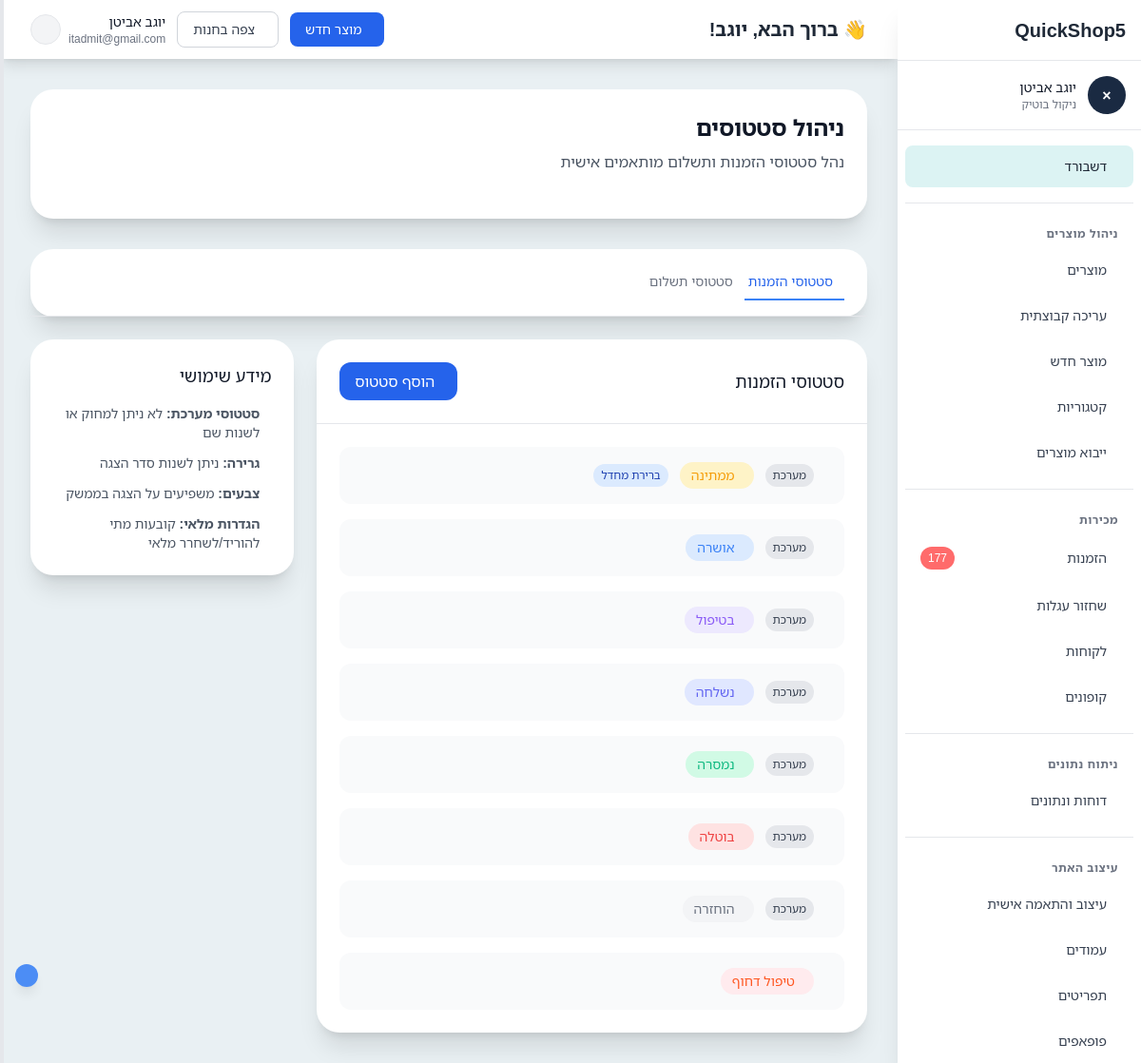
/admin/settings/statuses.php (signed in), run on the app's committed database.
### tables this page shows
CREATE TABLE `users` (
  `id` int(11) NOT NULL,
  `email` varchar(255) NOT NULL,
  `password` varchar(255) NOT NULL,
  `first_name` varchar(100) NOT NULL,
  `last_name` varchar(100) NOT NULL,
  `phone` varchar(20) DEFAULT NULL,
  `status` enum('active','suspended','cancelled') DEFAULT 'active',
  `subscription_status` enum('trial','active','overdue','cancelled') DEFAULT 'trial',
  `trial_ends_at` datetime DEFAULT NULL,
  `created_at` timestamp NOT NULL DEFAULT CURRENT_TIMESTAMP,
  `updated_at` timestamp NOT NULL DEFAULT CURRENT_TIMESTAMP ON UPDATE CURRENT_TIMESTAMP
);

CREATE TABLE `stores` (
  `id` int(11) NOT NULL,
  `user_id` int(11) NOT NULL,
  `name` varchar(255) NOT NULL,
  `slug` varchar(100) DEFAULT NULL,
  `domain` varchar(100) DEFAULT NULL,
  `custom_domain` varchar(255) DEFAULT NULL,
  `subdomain_enabled` tinyint(1) DEFAULT '1',
  `ssl_enabled` tinyint(1) DEFAULT '0',
  `description` text,
  `logo` varchar(500) DEFAULT NULL,
  `primary_color` varchar(7) DEFAULT '#3B82F6',
  `secondary_color` varchar(7) DEFAULT '#1F2937',
  `currency` varchar(3) DEFAULT 'ILS',
  `theme_name` varchar(100) DEFAULT 'quickshop-evening',
  `theme_settings` json DEFAULT NULL,
  `timezone` varchar(50) DEFAULT 'Asia/Jerusalem',
  `language` varchar(5) DEFAULT 'he',
  `status` enum('active','maintenance','suspended') DEFAULT 'active',
  `created_at` timestamp NOT NULL DEFAULT CURRENT_TIMESTAMP,
  `updated_at` timestamp NOT NULL DEFAULT CURRENT_TIMESTAMP ON UPDATE CURRENT_TIMESTAMP
);

CREATE TABLE `order_statuses` (
  `id` int(11) NOT NULL,
  `store_id` int(11) NOT NULL,
  `name` varchar(100) NOT NULL,
  `slug` varchar(100) NOT NULL,
  `display_name` varchar(100) NOT NULL,
  `description` text,
  `color` varchar(7) NOT NULL DEFAULT '#6B7280',
  `background_color` varchar(7) NOT NULL DEFAULT '#F3F4F6',
  `icon` varchar(50) DEFAULT 'ri-circle-line',
  `is_default` tinyint(1) DEFAULT '0',
  `is_system` tinyint(1) DEFAULT '0',
  `is_active` tinyint(1) DEFAULT '1',
  `sort_order` int(11) DEFAULT '0',
  `allow_edit` tinyint(1) DEFAULT '1',
  `auto_complete_payment` tinyint(1) DEFAULT '0',
  `send_email_notification` tinyint(1) DEFAULT '1',
  `send_sms_notification` tinyint(1) DEFAULT '0',
  `reduce_stock` tinyint(1) DEFAULT '0',
  `release_stock` tinyint(1) DEFAULT '0',
  `created_at` timestamp NOT NULL DEFAULT CURRENT_TIMESTAMP,
  `updated_at` timestamp NOT NULL DEFAULT CURRENT_TIMESTAMP ON UPDATE CURRENT_TIMESTAMP
);

### admin/settings/statuses.php (the view, shortened to what the rows shown need)
<?php
require_once '../../includes/auth.php';
require_once '../../includes/OrderStatusManager.php';
$auth = new Authentication();
$auth->requireLogin();
$currentUser = $auth->getCurrentUser();
require_once '../../config/database.php';
$db = Database::getInstance()->getConnection();
$stmt = $db->prepare("SELECT * FROM stores WHERE user_id = ? LIMIT 1");
$stmt->execute([$currentUser['id']]);
$store = $stmt->fetch();
$statusManager = new OrderStatusManager();
$storeId = $store['id'];
$orderStatuses = $statusManager->getOrderStatuses($storeId, false);
include '../templates/header.php';
include '../templates/sidebar.php';
?>
<div class="lg:pr-64">
    <?php include '../templates/navbar.php'; ?>
    <main class="py-8" style="background: #e9f0f3;">
        <div class="max-w-7xl mx-auto px-4 sm:px-6 lg:px-8">
            <div class="mb-8">
                <div class="bg-white shadow-xl rounded-3xl p-6">
                    <div class="flex flex-col lg:flex-row lg:items-center lg:justify-between mb-6">
                        <div>
                            <h1 class="text-2xl font-bold text-gray-900 mb-2">ניהול סטטוסים</h1>
                        </div>
                    </div>
                </div>
            </div>
            <div class="grid grid-cols-1 lg:grid-cols-3 gap-6">
                <div id="order-content" class="tab-content lg:col-span-2">
                    <div class="bg-white shadow-xl rounded-3xl">
                        <div class="p-6">
                            <div id="order-statuses-list" class="space-y-4">
                                <?php foreach ($orderStatuses as $status): ?>
                                <div class="status-item bg-gray-50 rounded-xl p-4 flex items-center justify-between group hover:bg-gray-100 transition-colors"
                                     data-id="<?= $status['id'] ?>" data-type="order">
                                    <div class="flex items-center gap-4">
                                        <div class="flex items-center gap-3">
                                            <?php if ($status['is_system']): ?>
                                            <span class="bg-gray-200 text-gray-700 px-2 py-1 rounded-full text-xs font-medium">מערכת</span>
                                            <?php endif; ?>
                                            <span class="inline-flex items-center px-3 py-1 rounded-full text-sm font-medium gap-2"
                                                  style="color: <?= $status['color'] ?>; background-color: <?= $status['background_color'] ?>;">
                                                <?= htmlspecialchars($status['display_name']) ?>
                                            </span>
                                            <?php if ($status['is_default']): ?>
                                            <span class="bg-blue-100 text-blue-800 px-2 py-1 rounded-full text-xs font-medium">ברירת מחדל</span>
                                            <?php endif; ?>
                                        </div>
                                    </div>
                                    <div class="flex items-center gap-2">
                                        <button onclick="editStatus('order', <?= $status['id'] ?>)"
                                                class="text-blue-600 hover:text-blue-800 p-2 rounded-lg hover:bg-blue-50 transition-colors">
                                        </button>
                                        <?php if (!$status['is_system']): ?>
                                        <button onclick="deleteStatus('order', <?= $status['id'] ?>)"
                                                class="text-red-600 hover:text-red-800 p-2 rounded-lg hover:bg-red-50 transition-colors">
                                        </button>
                                        <?php endif; ?>
                                    </div>
                                </div>
                                <?php endforeach; ?>
                            </div>
                        </div>
                    </div>
                </div>
            </div>
        </div>
    </main>
</div>

### admin/templates/sidebar.php (shortened to what the rows shown need)
<div class="fixed inset-y-0 right-0 z-50 w-64 bg-white shadow-xl flex flex-col" id="sidebar">
    <div class="flex items-center justify-between h-16 px-4 border-b border-gray-200">
        <div class="flex items-center">
            <h1 class="text-xl font-bold text-gray-800">
                QuickShop5
            </h1>
        </div>
    </div>
    <div class="p-4 border-b border-gray-200">
        <div class="flex items-center">
            <div class="w-10 h-10 rounded-full flex items-center justify-center font-semibold text-white" style="background: #1a2a42;">
                <?php echo strtoupper(substr($currentUser['first_name'] ?? 'U', 0, 1)); ?>
            </div>
            <div class="mr-3">
                <p class="text-sm font-medium text-gray-900"><?php echo htmlspecialchars(($currentUser['first_name'] ?? '') . ' ' . ($currentUser['last_name'] ?? '')); ?></p>
                <p class="text-xs text-gray-500"><?php echo htmlspecialchars(isset($store['name']) ? $store['name'] : 'החנות שלי'); ?></p>
            </div>
        </div>
    </div>
</div>

### admin/templates/navbar.php (shortened to what the rows shown need)
<div class="sticky top-0 z-40 bg-white shadow-lg">
    <div class="relative flex items-center justify-between px-4 sm:px-6 lg:px-8 py-3">
        <div>
            <h1 class="text-xl font-bold text-gray-800">👋 ברוך הבא, <?php echo htmlspecialchars($currentUser['first_name'] ?? 'משתמש'); ?>!</h1>
        </div>
        <div class="flex items-center gap-3">
            <div class="flex items-center gap-2">
                <div class="text-right hidden sm:block">
                    <div class="font-medium text-sm text-gray-900"><?= htmlspecialchars(($currentUser['first_name'] ?? '') . ' ' . ($currentUser['last_name'] ?? '')) ?></div>
                    <div class="text-xs text-gray-500"><?= htmlspecialchars($currentUser['email'] ?? '') ?></div>
                </div>
            </div>
        </div>
    </div>
</div>

### data on the page
users: first_name "×", first_name+last_name "יוגב אביטן", first_name "יוגב", email "itadmit@gmail.com"
stores: name "ניקול בוטיק"
order_statuses: is_system "מערכת", display_name "ממתינה", is_default "ברירת מחדל"
order_statuses: is_system "מערכת", display_name "אושרה"
order_statuses: is_system "מערכת", display_name "בטיפול"
order_statuses: is_system "מערכת", display_name "נשלחה"
order_statuses: is_system "מערכת", display_name "נמסרה"
order_statuses: is_system "מערכת", display_name "בוטלה"
order_statuses: is_system "מערכת", display_name "הוחזרה"
order_statuses: display_name "טיפול דחוף"
